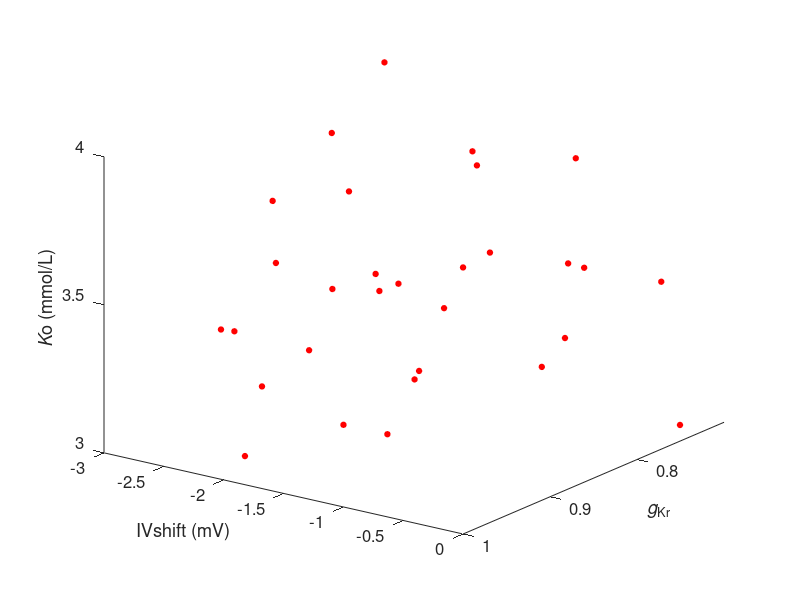

The MATLAB script that drew this image:
% plots the CL data in the Ko,gKr,IVshift parameter space
% input parameter and AP features data are saved in the testFabbri2 structure

clear
close all

x1 = load('testFabbri2');

allko=[];
allgkr=[];
allshift=[];
allCL=[];

tickgkr = [0.7 0.8 0.9 1];
tickKo = [3 3.5 4];

for st = 1:length(x1.parameters)
    
    allko = [allko; x1.parameters(st).Ko];
    allgkr = [allgkr; x1.parameters(st).x_g_Kr];
    allshift = [allshift; x1.parameters(st).IHerg_shift_pa];
    allCL = [allCL; x1.biomarkers(st).CL];
    
end

%%%%%%%%%%%%%%%%%%%%%%%%%%%

p11=plot3(allgkr,allshift,allko,'bo');
    
set(p11,'markersize',4,'markeredgecolor','r','markerfacecolor','r');
% axis tight

% view(-38,50)
view(126,25)
% axis tight

set(gca,'xtick',tickgkr,'xticklabel',tickgkr)
set(gca,'ztick',tickKo,'zticklabel',tickKo)

xlabel('{\it g}_{Kr}')
yl=ylabel('IVshift (mV)');
% set(yl,'interpreter','tex')

zlabel('{\it K}o (mmol/L)')

set(gca,'fontsize',12)

clear st

% print -dtiff -r300dpi Ko3d_v1.tiff

%%%%%%%%%%%%%%%%%%%%%%%%%%%%%%%%%%%



